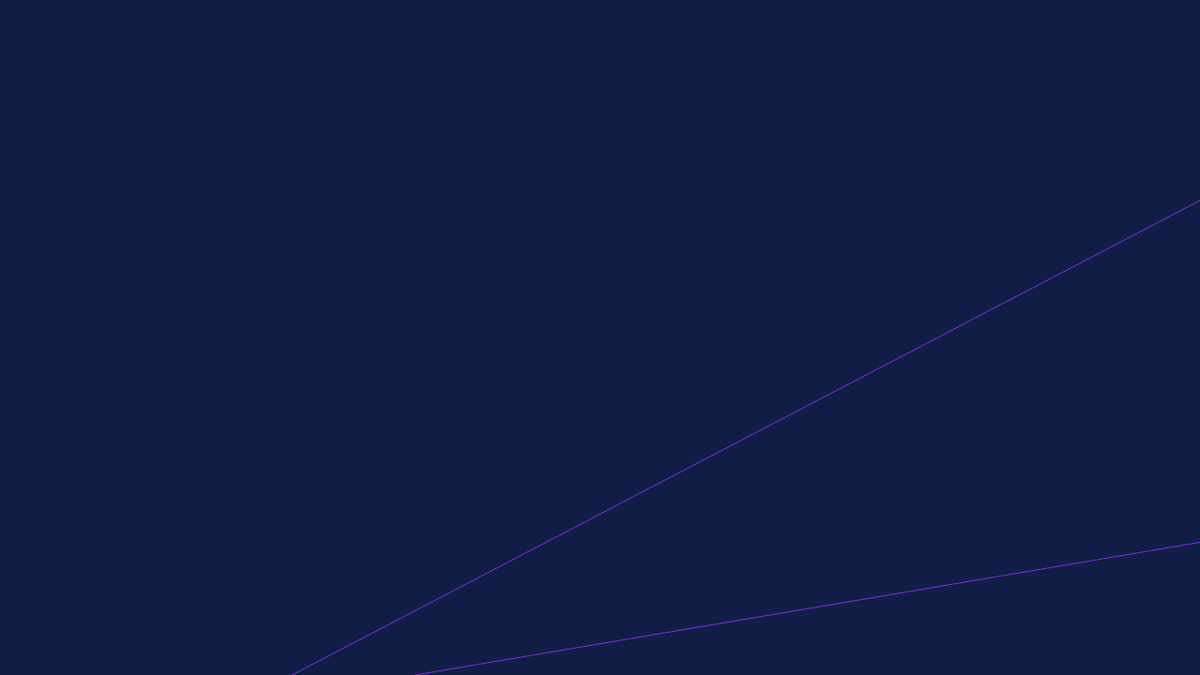
Frame 1 (no input)
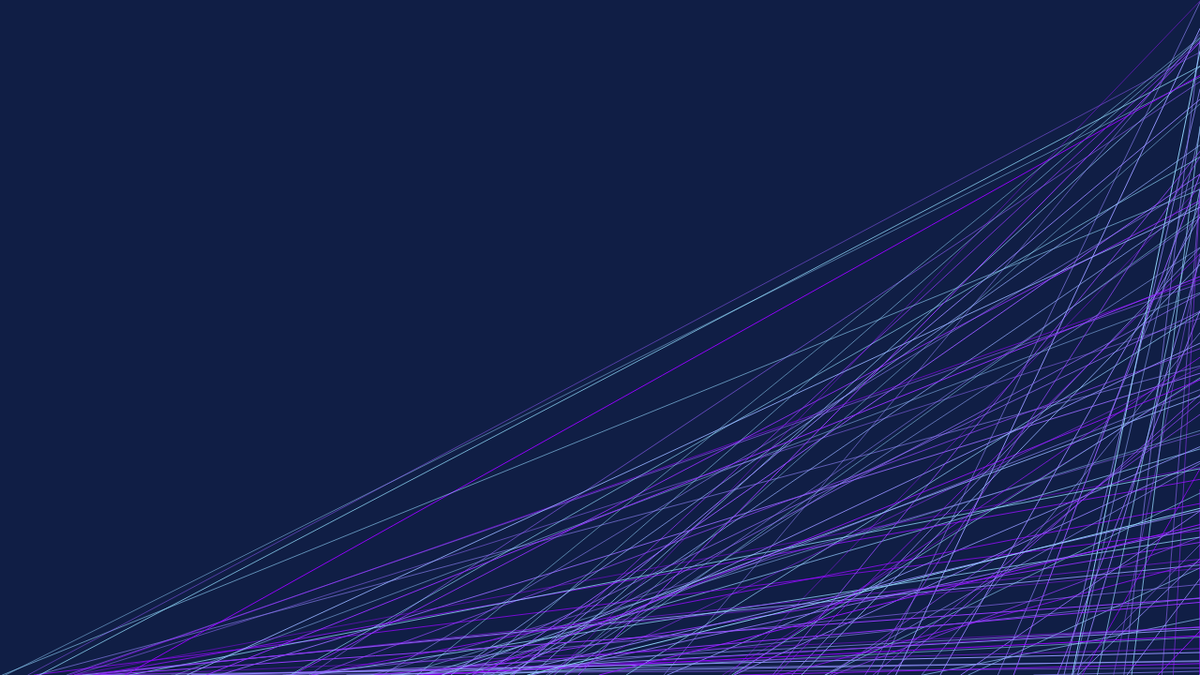
Frame 60 (no input)
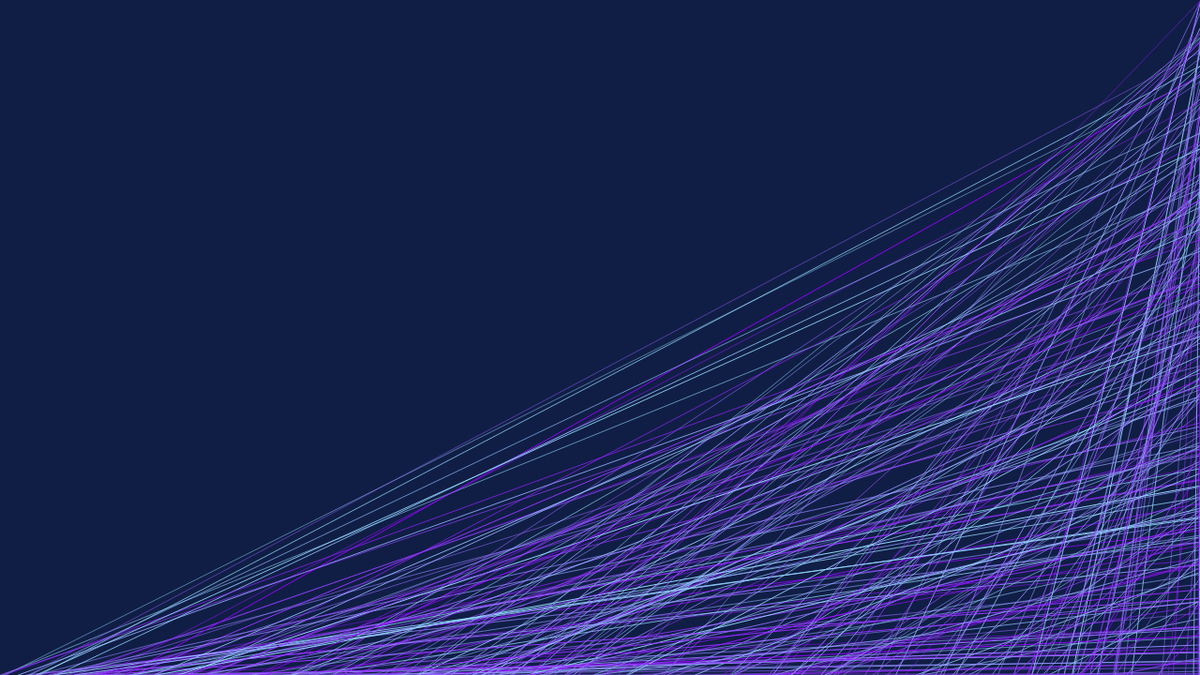
Frame 120 (the mouse pressed at the canvas centre since frame 60)

The p5.js sketch that drew these frames (run headless with seeded random() and noise() and a simulated clock; from frame 60 on, the mouse is pressed at the canvas centre):

// p5.js sketch
// ── sketch.js
// just draws a circle

function setup() {
	// create a place to draw
	createCanvas(1280, 720);
	//noLoop();
	//background(27, 15, 27);
	background(16, 30, 69);
}


function draw() {
	// clear the background


	// set drawing styles
	/*stroke(255, 0, 0);
	fill(255, 255, 255);
	strokeWeight(10);

	// draw a circle
	ellipse(320, 180, 100, 100);
	ellipse(10, 180, 200, 200);*/
	stroke(random(148), 226, 255);
	stroke(148, random(226), 255);
	strokeWeight(random(0.5, 1));
	line(random(width), height, width, random(height));
	line(width, random(height), random(width), height);
}
